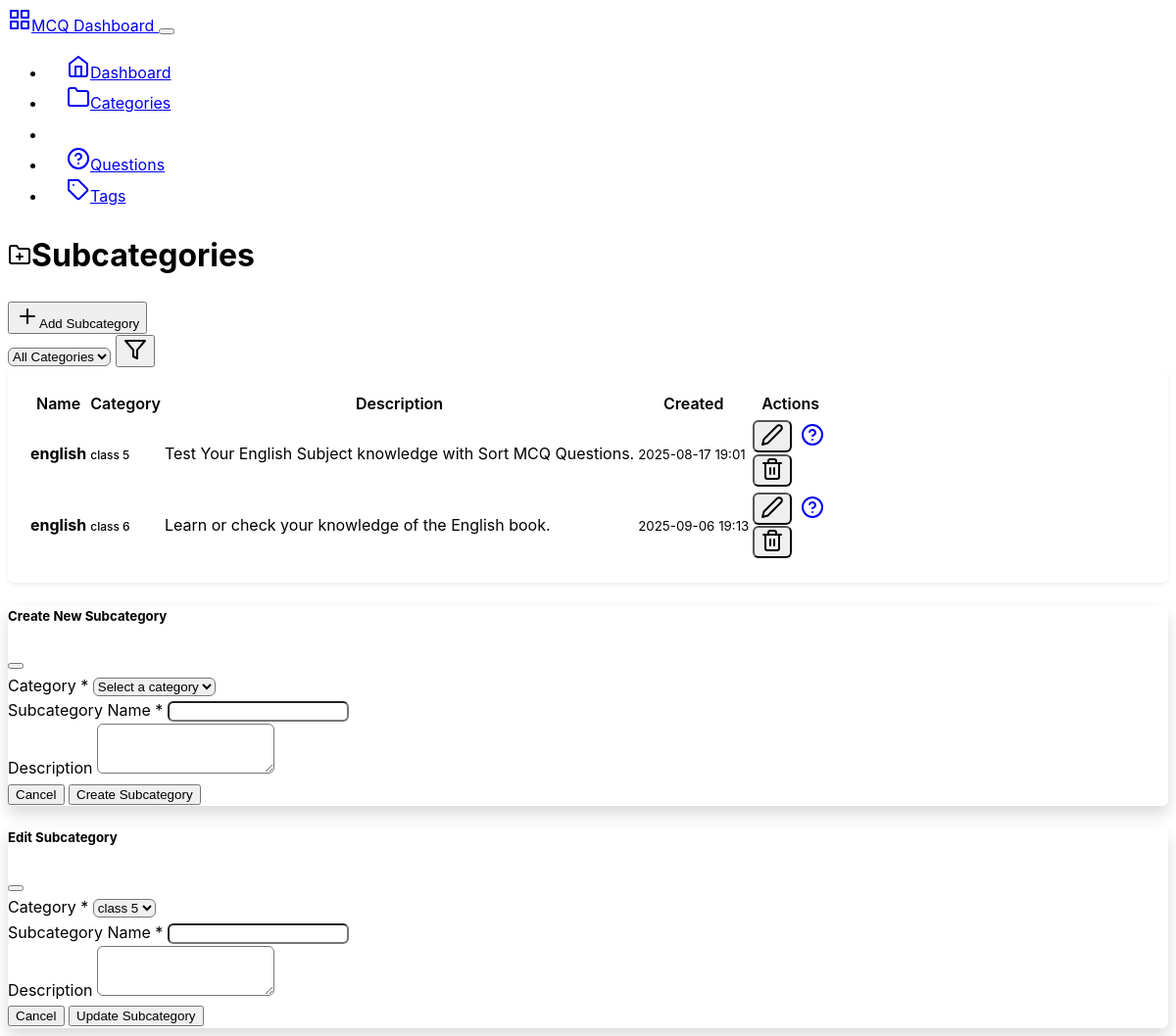
The app's page /backend/subcategories, older data.
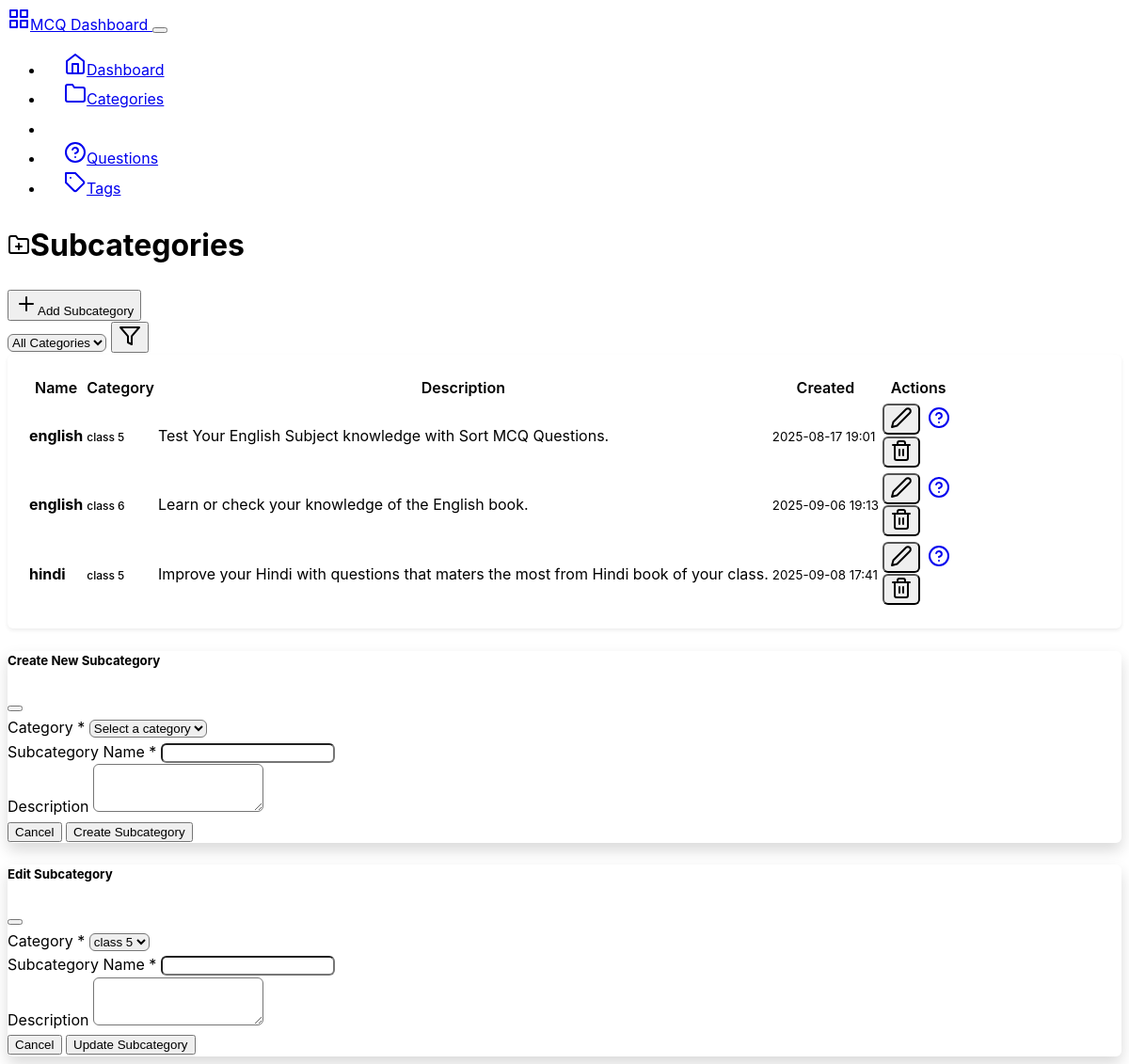
The same page, newer data.
### mcqbox/model.py (models this page shows, shortened)
class Subcategory(db.Model):
    id = db.Column(db.Integer, primary_key=True)
    name = db.Column(db.String(50), nullable=False)
    category_id = db.Column(db.Integer, db.ForeignKey('category.id'), nullable=False)
    category = db.relationship('Category', backref=db.backref('subcategories', lazy=True))
    description = db.Column(db.String(200), nullable=True)
    created_at = db.Column(db.DateTime, server_default=db.func.now())
    updated_at = db.Column(db.DateTime, server_default=db.func.now(), onupdate=db.func.now())

class Category(db.Model):
    id = db.Column(db.Integer, primary_key=True)
    name = db.Column(db.String(50), nullable=False, unique=True)
    description = db.Column(db.String(200), nullable=True)
    created_at = db.Column(db.DateTime, server_default=db.func.now())
    updated_at = db.Column(db.DateTime, server_default=db.func.now(), onupdate=db.func.now())

### mcqbox/backend/route.py (the view)
@app.route('/backend/subcategories')
def subcategories():
    category_id = request.args.get('category_id', type=int)
    categories_list = Category.query.all()
    if category_id:
        subcategories_list = Subcategory.query.filter_by(category_id=category_id).all()
        selected_category = Category.query.get(category_id)
    else:
        subcategories_list = Subcategory.query.all()
        selected_category = None
    return render_template('subcategories.html',
                         subcategories=subcategories_list,
                         categories=categories_list,
                         selected_category=selected_category)

### mcqbox/frontend/route.py (called while the page is built)
@app.before_request
def enforce_lowercase_url():
    url = request.url
    lowercase_url = url.lower()
    if url != lowercase_url:
        return redirect(lowercase_url, code=301)

### mcqbox/backend/templates/subcategories.html (shortened to what the changed rows need)
{% extends "base.html" %}
{% block content %}
<div class="row">
    <div class="col-12">
        <div class="d-flex justify-content-between align-items-center mb-4">
            <h1><i data-feather="folder-plus" class="me-2"></i>Subcategories</h1>
        </div>
    </div>
</div>
<div class="row">
    <div class="col-12">
        <div class="card">
            <div class="card-body">
                {% if subcategories %}
                    <div class="table-responsive">
                        <table class="table table-hover">
                            <thead>
                                <tr>
                                    <th>Name</th>
                                    <th>Category</th>
                                    <th>Description</th>
                                    <th>Created</th>
                                    <th class="text-end">Actions</th>
                                </tr>
                            </thead>
                            <tbody>
                                {% for subcategory in subcategories %}
                                <tr>
                                    <td>
                                        <strong>{{ subcategory.name }}</strong>
                                    </td>
                                    <td>
                                        <span class="badge bg-secondary">
                                            {{ subcategory.category.name if subcategory.category.name else 'Unknown' }}
                                        </span>
                                    </td>
                                    <td>
                                        <span class="text-muted">
                                            {{ subcategory.description if subcategory.description else 'No description' }}
                                        </span>
                                    </td>
                                    <td>
                                        <small class="text-muted">{{ subcategory.created_at.strftime('%Y-%m-%d %H:%M') }}</small>
                                    </td>
                                    <td class="text-end">
                                        <div class="btn-group" role="group">
                                            <button class="btn btn-sm btn-outline-secondary"
                                                    onclick="editSubcategory('{{ subcategory.id }}', '{{ subcategory.name }}', '{{ subcategory.description }}', {{ subcategory.category_id }})"
                                                    data-bs-toggle="modal" data-bs-target="#editSubcategoryModal">
                                                <i data-feather="edit-2"></i>
                                            </button>
                                            <a href="{{ url_for('questions', subcategory_id=subcategory.id) }}"
                                               class="btn btn-sm btn-outline-primary">
                                                <i data-feather="help-circle"></i>
                                            </a>
                                            <form method="POST" action="{{ url_for('delete_subcategory', subcategory_id=subcategory.id) }}"
                                                  class="d-inline" onsubmit="return confirm('Are you sure? This will delete all questions in this subcategory.')">
                                                <button type="submit" class="btn btn-sm btn-outline-danger">
                                                    <i data-feather="trash-2"></i>
                                                </button>
                                            </form>
                                        </div>
                                    </td>
                                </tr>
                                {% endfor %}
                            </tbody>
                        </table>
                    </div>
                {% endif %}
            </div>
        </div>
    </div>
</div>
{% endblock %}

Row changes from the older to the newer data that the page shows:
added Subcategory: name "hindi", category "class 5", description "Improve your Hindi with questions that maters the most from Hindi book of your class.", created_at "2025-09-08 17:41"
